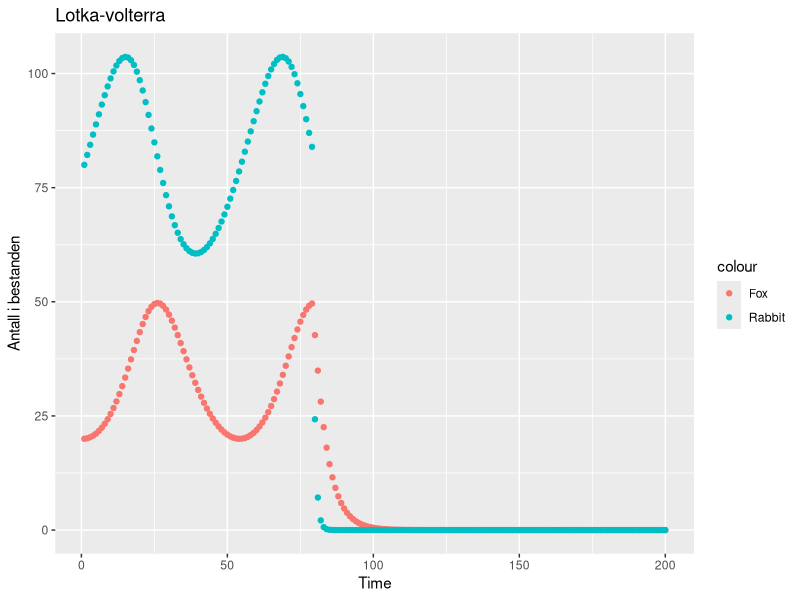

This chart was generated by the following R code:

#bruker bare samme koden som fra forrige gang
library(tidyverse)
T = 200
R_v = c()
F_v = c()
R_1 = 80
F_1 = 20
a = 0.07
b = 0.002
c = 0.2
d = 0.0025
T_v = c(1)

R_v = c(R_v,R_1)
F_v = c(F_v,F_1)

for (i in 2:T){ 
  if (i<80){
  R_new = (1+a)*(R_v[length(R_v)] - b*R_v[length(R_v)]*F_v[length(F_v)])
  R_v = c(R_v,R_new)
  F_new = (1-c)*F_v[length(F_v)] + d*R_v[length(R_v)] *F_v[length(F_v)]
  F_v = c(F_v,F_new)
  T_v = c(T_v,i)}
  else{
    R_new = ((1+a)*(R_v[length(R_v)] - b*R_v[length(R_v)]*F_v[length(F_v)]))*0.3
    R_v = c(R_v,R_new)
    F_new = (1-c)*F_v[length(F_v)] + d*R_v[length(R_v)] *F_v[length(F_v)]
    F_v = c(F_v,F_new)
    T_v = c(T_v,i)
  }
}

lv = data.frame(Tid = T_v,Fox  = F_v , Rabbit = R_v)
s = ggplot(lv) + geom_point(aes(x = Tid, y = Fox, color = "Fox")) + geom_point(aes(x = Tid, y = Rabbit,color = "Rabbit")) + labs(x = "Time", y = "Antall i bestanden", title = "Lotka-volterra")
ggsave("dode_harer.png", plot = s)
